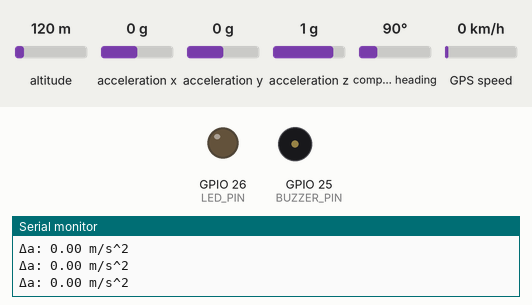
Recording of a sketch running on a simulated ESP32. Parts: output pins drawn as LEDs (lit = HIGH), buzzer (waves = sounding, pin HIGH), the last lines printed to the serial monitor. Inputs (shaded band) come from the test bench; at power-on: acceleration x 0 g, altitude 120 m, acceleration y 0 g, acceleration z 1 g, compass heading 90°, GPS speed 0 km/h. WiFi joins after 1.5 s; servers stay silent unless stated; the local clock reads 2024-03-15 10:24:30 at power-on unless the sketch sets it; the GPS gets a fix after 3 s at 37.7749, -122.4194 with 8 satellites; nothing arrives over Bluetooth unless stated.

Above: at 4.8 s.
4.9 s: acceleration x set to -0.3 g
6.8 s: acceleration x set to -0.6 g
At 8.8 s:
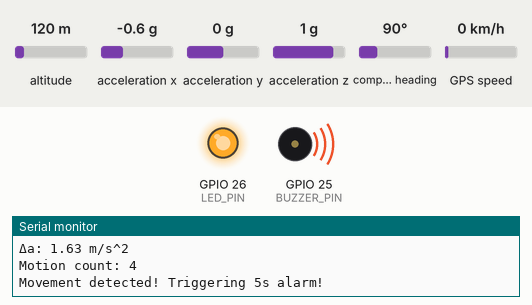
Timing chart, 0 to 10.3 s (numbered marks = the images above; inputs shaded):
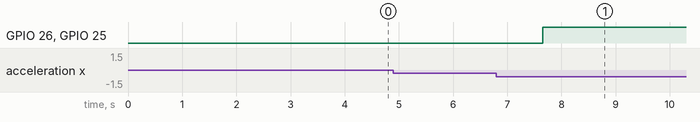

Measured:
- the behaviour switches between -0.4 and -0.5 g on acceleration x (found by bisection; images 0 and 1)
- after the input at 6.8 s, GPIO 26 (LED_PIN), GPIO 25 (BUZZER_PIN): LOW → HIGH after 0.85 s

The sketch:

Bike.ino
```cpp
#include <Wire.h>
#include <WiFi.h>
#include <Adafruit_ADXL345_U.h>
#include <Firebase_ESP_Client.h>
#include <Arduino.h>
#include <BluetoothSerial.h>
#include <TinyGPSPlus.h>
#include "addons/TokenHelper.h"
#include "addons/RTDBHelper.h"
#include "time.h"

BluetoothSerial SerialBT;
uint8_t lockAddress[] = {"LOCK MAC ADDRESS"};

#define LED_PIN 26
#define BUZZER_PIN 25      // First active buzzer

// Create ADXL345 object
Adafruit_ADXL345_Unified accel = Adafruit_ADXL345_Unified(12345);

// ---------- Configuration Parameters ----------
float threshold = 1.0;               // Motion threshold (m/s^2)
unsigned long sampleInterval = 500;  // Sampling interval (ms)
unsigned long monitorWindow = 3000;  // Motion detection window (ms)
int requiredTriggers = 2;            // Number of motion detections required within the window
unsigned long alarmDuration = 5000;  // Alarm duration (ms)

// ---------- Calibration Parameters ----------
float baseAcc = 9.8;   // Expected gravity acceleration (m/s^2)
float offsetAcc = 0.0; // Calibration offset (computed automatically)

// ---------- State Variables ----------
unsigned long lastSampleTime = 0;
unsigned long windowStartTime = 0;
int motionCount = 0;
bool alarmActive = false;
unsigned long alarmStartTime = 0;

// ---------- New Upload Control ----------
bool isCut = false;                         // Lock is cut
unsigned long lastUploadTime = 0;
const unsigned long UPLOAD_INTERVAL = 5000; // Upload every 5 seconds

// ---------- WiFi Configuration ----------
#define WIFI_SSID "WIFI NAME"
#define WIFI_PASSWORD "PASSWORD"

// ----------- Firebase Configuration --------
#define API_KEY "FIREBASE API KEY"
#define DATABASE_URL "DATABASE URL"

// ------------ GPS --------------
HardwareSerial GPS_Serial(2);
TinyGPSPlus gps;

// ----------- Firebase -----------------
FirebaseData fbdo;
FirebaseAuth auth;
FirebaseConfig config;

// ---------- Function Declarations ----------
void calibrateADXL();
void triggerAlarm();
void resetAlarm();
void uploadToFirebase(float ax, float ay, float az, bool alarm);

void setup() {
  Serial.begin(115200);

  // ----------- GPS INITIALIZATION -----------
  GPS_Serial.begin(9600, SERIAL_8N1, 4, 5);  // RX = 4, TX = 5
  Serial.println("GPS initialized on pins 4 (RX) and 5 (TX)");

  Wire.begin(21, 22); // SDA, SCL pins for I2C

  pinMode(LED_PIN, OUTPUT);
  pinMode(BUZZER_PIN, OUTPUT);

  digitalWrite(LED_PIN, LOW);
  digitalWrite(BUZZER_PIN, LOW);

  SerialBT.begin("BikeReceiver", true);
  Serial.println("Bluetooth initialized as master.");

  Serial.print("Connecting to BikeLock at ");
  for (int i = 0; i < 6; i++) {
    Serial.printf("%02X", lockAddress[i]);
    if (i < 5) Serial.print(":");
  }
  Serial.println();

  if (SerialBT.connect(lockAddress)) {
    Serial.println("Connected to BikeLock!");
  }
  else {
    Serial.println("Failed to connect. Make sure BikeLock is powered on and in range.");
  }

  if (!accel.begin()) {
    Serial.println("ADXL345 not detected! Please check wiring.");
    while (1);
  }
  accel.setRange(ADXL345_RANGE_16_G);
  Serial.println("ADXL345 initialized successfully.");

  // Connect to WiFi
  Serial.print("Connecting to WiFi");
  WiFi.mode(WIFI_STA);
  WiFi.begin(WIFI_SSID, WIFI_PASSWORD);
  while (WiFi.status() != WL_CONNECTED) {
    Serial.print(".");
    delay(500);
  }
  Serial.println("\nWiFi connected!");

  // Setup Firebase
  config.api_key = API_KEY;
  config.database_url = DATABASE_URL;

  // Use anonymous authentication
  if (Firebase.signUp(&config, &auth, "", "")) {
    Serial.println("Firebase sign-up successful (anonymous).");
  } else {
    Serial.printf("Firebase sign-up failed: %s\n", config.signer.signupError.message.c_str());
  }

  Firebase.begin(&config, &auth);
  Firebase.reconnectWiFi(true);

  // Perform Initial Calibration
  calibrateADXL();

    // ----------- Time Sync -------------------
  configTime(0, 0, "pool.ntp.org", "time.nist.gov");

  Serial.println("Waiting for NTP time sync...");
  struct tm timeinfo;
  while (!getLocalTime(&timeinfo)) {
    Serial.print(".");
    delay(500);
  }
  Serial.println("\nTime synchronized successfully!");
}

void loop() {
  unsigned long currentTime = millis();

  while (GPS_Serial.available()) {
    char c = GPS_Serial.read();
    //Serial.write(c);
    gps.encode(c);
  }

  if (SerialBT.available()) {
    String msg = SerialBT.readStringUntil('\n');
    msg.trim();
    Serial.print("Bluetooth received: ");
    Serial.println(msg);

    if (msg.equalsIgnoreCase("Cable Cut Detected")) {
      Serial.println("Lock reported cable cut! Triggering alarm.");
      triggerAlarm();
      isCut = true;
    }
    else if (msg.equalsIgnoreCase("Cable Reconnected")) {
      Serial.println("Lock reconnected normally.");
      resetAlarm();
      isCut = false;
    }
  }

  // ---------- Keep alarm active for 5 seconds ----------
  if (alarmActive) {
    if (millis() - alarmStartTime < alarmDuration) {
      // Both buzzers ON + LED ON during alarm
      digitalWrite(LED_PIN, HIGH);
      digitalWrite(BUZZER_PIN, HIGH);
    } else {
      resetAlarm();
    }
  }

  // ---------- Sample acceleration every 0.5 second ----------
  if (currentTime - lastSampleTime >= sampleInterval) {
    lastSampleTime = currentTime;

    sensors_event_t event;
    accel.getEvent(&event);

    // Compute total acceleration magnitude
    float totalAcc = sqrt(event.acceleration.x * event.acceleration.x +
                          event.acceleration.y * event.acceleration.y +
                          event.acceleration.z * event.acceleration.z);

    // Apply calibration offset
    float delta = abs((totalAcc - offsetAcc) - baseAcc);

    Serial.print("Δa: ");
    Serial.print(delta, 2);
    Serial.println(" m/s^2");

    // ---------- Initialize or reset monitoring window ----------
    if (windowStartTime == 0 || currentTime - windowStartTime > monitorWindow) {
      windowStartTime = currentTime;
      motionCount = 0;
    }

    // ---------- Count motion detections above threshold ----------
    if (delta > threshold) {
      motionCount++;
      Serial.print("Motion count: ");
      Serial.println(motionCount);
    }

    // ---------- Trigger alarm if motion count condition met ----------
    if (motionCount >= requiredTriggers && (currentTime - windowStartTime <= monitorWindow)) {
      triggerAlarm();
    }
  }

  // Upload every 5 seconds
  if (currentTime - lastUploadTime >= UPLOAD_INTERVAL) {
    lastUploadTime = currentTime;
    sensors_event_t event;
    accel.getEvent(&event);
    uploadToFirebase(event.acceleration.x, event.acceleration.y, event.acceleration.z, alarmActive);
  }

}

// =======================================================
// Calibration Function: measure 100 samples to compute offset
// =======================================================
void calibrateADXL() {
  Serial.println("\n=== Calibrating ADXL345... Keep the module still. ===");
  float sum = 0;
  int samples = 100;

  for (int i = 0; i < samples; i++) {
    sensors_event_t event;
    accel.getEvent(&event);
    float totalAcc = sqrt(event.acceleration.x * event.acceleration.x +
                          event.acceleration.y * event.acceleration.y +
                          event.acceleration.z * event.acceleration.z);
    sum += totalAcc;
    delay(20);
  }

  offsetAcc = (sum / samples) - baseAcc;
  Serial.print("Calibration complete. Offset = ");
  Serial.print(offsetAcc, 3);
  Serial.println(" m/s^2\n");
}

// =======================================================
// Alarm Trigger Function
// =======================================================
void triggerAlarm() {
  Serial.println("Movement detected! Triggering 5s alarm!");
  alarmActive = true;
  alarmStartTime = millis();
  digitalWrite(LED_PIN, HIGH);
  digitalWrite(BUZZER_PIN, HIGH);
}

// =======================================================
// Alarm Reset Function
// =======================================================
void resetAlarm() {
  alarmActive = false;
  digitalWrite(LED_PIN, LOW);
  digitalWrite(BUZZER_PIN, LOW);
  motionCount = 0;
  windowStartTime = 0;
  Firebase.RTDB.setBool(&fbdo, "device/001/alarm", false);
  Serial.println("Alarm reset. Monitoring resumed.\n");
}

// =======================================================
// Upload Data to Firebase (every 5 seconds)
// =======================================================
void uploadToFirebase(float ax, float ay, float az, bool alarm) {
  if (WiFi.status() != WL_CONNECTED) {
    Serial.println("WiFi disconnected!");
    return;
  }

  // ----  data ----
  float battery = 82.0;     // e.g., from analogRead(batteryPin)

  float lat, lon;
  bool hasGPS = getGPSLocation(lat, lon);

  if (!hasGPS) {
    Serial.println("No GPS signal. Fetching last known location from Firebase...");

    if (Firebase.RTDB.getFloat(&fbdo, "bike_status/lat")) {
      if (fbdo.dataType() == "float" || fbdo.dataType() == "double") {
        lat = fbdo.floatData();
      }
    }

    if (Firebase.RTDB.getFloat(&fbdo, "bike_status/lon")) {
      if (fbdo.dataType() == "float" || fbdo.dataType() == "double") {
        lon = fbdo.floatData();
      }
    }

    Serial.printf("Using last known location: %.6f, %.6f\n", lat, lon);
  }

  if (!hasGPS) {
      Serial.println("GPS not fixed yet, using last known or placeholder values.");
  }

  unsigned long timestamp = getUnixTime();

  FirebaseJson json;

  json.set("alarm", alarm);
  json.set("accel_x", ax);
  json.set("accel_y", ay);
  json.set("accel_z", az);
  json.set("battery", battery);
  json.set("lat", lat);
  json.set("lon", lon);
  json.set("timestamp", timestamp);

  // Upload the entire object to /bike_status
  if (Firebase.RTDB.setJSON(&fbdo, "bike_status", &json)) {
    Serial.println("Data uploaded to Firebase as JSON object");
    if (alarmActive || isCut) {
      Serial.println("Alarm state detected → sending alarm flag to Firebase");
      Firebase.RTDB.setBool(&fbdo, "device/001/alarm", true);
    }
  } else {
    Serial.print("Upload failed: ");
    Serial.println(fbdo.errorReason());
  }
}

// ------------ GPS --------------------
bool getGPSLocation(float &lat, float &lon) {
  if (gps.location.isValid()) {
      lat = gps.location.lat();
      lon = gps.location.lng();
      return true;
  }
  return false;
}

// ----------- Time --------------------
unsigned long getUnixTime() {
  struct tm timeinfo;
  if (getLocalTime(&timeinfo)) {
    return mktime(&timeinfo);  // Convert to epoch seconds
  }
  return 0; // fallback
}
```
